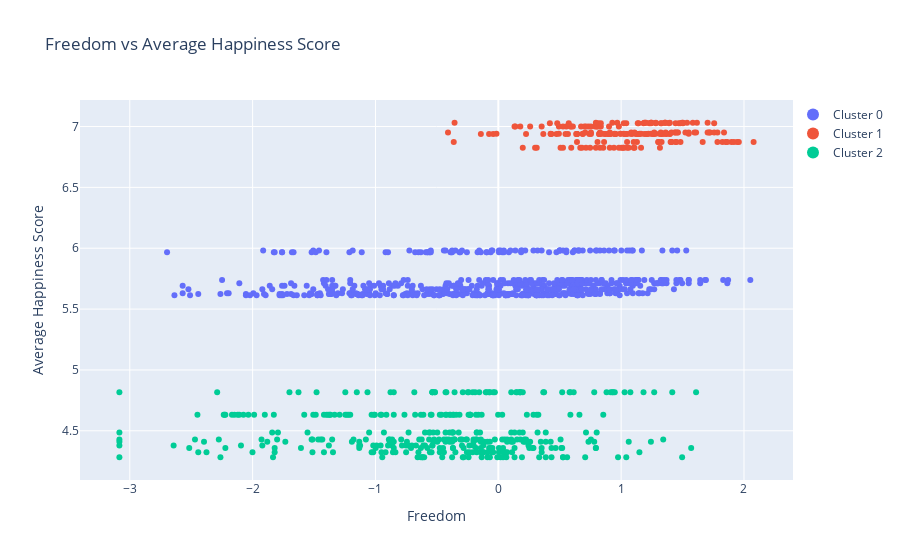

Notebook code for this chart:
### Markdown cell above
### *Freedom vs Average Happiness Score*

### Code cell
# Creates the Plotly figure
fig_1 = go.Figure()

# Loops through the clusters and add traces
for cluster_num in range(3):
    cluster_data = standardized_df[standardized_df['cluster'] == cluster_num]
    
    # Defines how the hover text is displayed
    hover_text = (cluster_data['country'] + ', ' + cluster_data['year'].astype(str))
    
    # Adds scatter trace for each cluster
    fig_1.add_trace(
        go.Scatter(
            x=cluster_data['freedom'],
            y=cluster_data['avg_happiness_score'],
            mode='markers',
            name=f'Cluster {cluster_num}',
            hoverinfo='text',  # Sets hoverinfo to 'text' to only display custom hover text
            text=hover_text,   # Uses the 'text' parameter instead of 'hovertext'
            marker=dict(size=6)
        )
    )

# Customizes the plot layout
fig_1.update_layout(
    xaxis_title='Freedom',
    yaxis_title='Average Happiness Score',
    title='Freedom vs Average Happiness Score',
    showlegend=True,
    legend=dict(
        x=1,
        y=1,
        itemsizing='constant',
    )
)

### Figure 1 — Plotly figure (JSON) as saved in the notebook; plotly's stock layout.template omitted (floating-point values rounded to 4 significant figures; data arrays with more than 128 entries replaced by an {"elided": "..."} marker saying what was removed)
{"data": [{"hoverinfo": "text", "marker": {"size": 6}, "mode": "markers", "name": "Cluster 0", "text": {"elided": "608 str values"}, "type": "scatter", "x": {"elided": "608 float values"}, "y": {"elided": "608 float values"}}, {"hoverinfo": "text", "marker": {"size": 6}, "mode": "markers", "name": "Cluster 1", "text": {"elided": "209 str values"}, "type": "scatter", "x": {"elided": "209 float values"}, "y": {"elided": "209 float values"}}, {"hoverinfo": "text", "marker": {"size": 6}, "mode": "markers", "name": "Cluster 2", "text": {"elided": "362 str values"}, "type": "scatter", "x": {"elided": "362 float values"}, "y": {"elided": "362 float values"}}], "layout": {"legend": {"itemsizing": "constant", "x": 1, "y": 1}, "showlegend": true, "title": {"text": "Freedom vs Average Happiness Score"}, "xaxis": {"title": {"text": "Freedom"}}, "yaxis": {"title": {"text": "Average Happiness Score"}}}}
